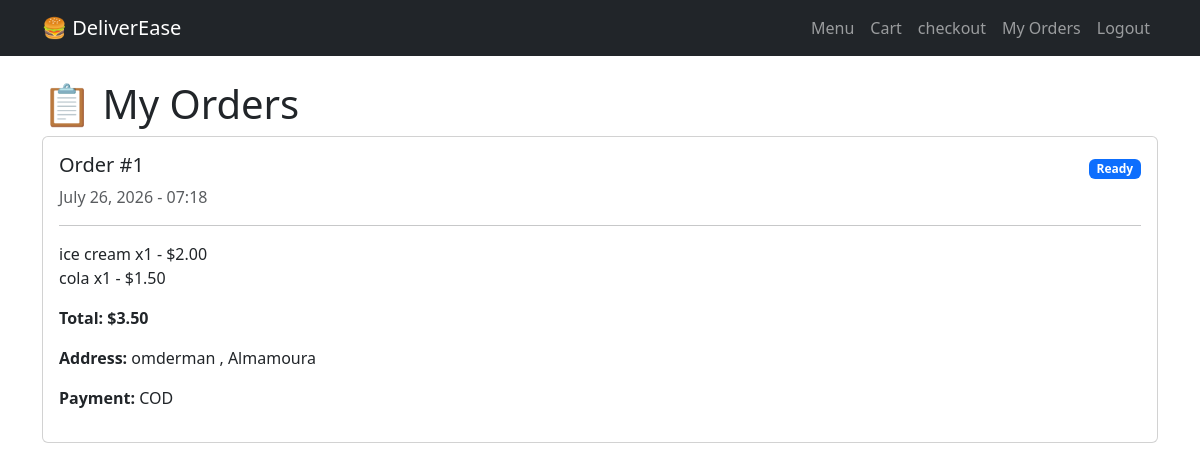
/track/ (signed in), run on the app's committed database.
### DeliverEase/models.py (models this page shows, shortened)
class Order(models.Model):
     STATUS_CHOICES=[
       ('pending','Pending'),
       ('preparing','Preparing'),
       ('ready','Ready'),
       ('out_for_delivered','out for delivered'),
       ('delivered','Delivered'),
       ('canclelled','Cancelled')]
     customer=models.ForeignKey(User, on_delete=models.CASCADE,related_name='orders')
     delivery_address=models.TextField()
     total_price=models.DecimalField(max_digits=8,decimal_places=2,default=0)
     status=models.CharField(max_length=20,choices=STATUS_CHOICES,default='pending')
     created_at=models.DateTimeField(auto_now_add=True)

class OrderItem(models.Model):
     order=models.ForeignKey(Order,on_delete=models.CASCADE,related_name='items')
     menu_item=models.ForeignKey(MenuItem,on_delete=models.CASCADE)
     quantity=models.IntegerField(default=1)
     item_price=models.DecimalField(max_digits=6,decimal_places=2)

class MenuItem(models.Model):
    category=models.ForeignKey(Category,on_delete=models.CASCADE,related_name='items')
    name=models.CharField(max_length=200)
    description=models.TextField(blank=True)
    price=models.DecimalField(max_digits=6,decimal_places=2)
    image=models.ImageField(upload_to='menu_images/',blank=True,null=True)
    available=models.BooleanField(default=True)

class Payment(models.Model):
     METHOD_CHOICES=[
       ('cod','Cash on Delivery'),
       ('online','Online Payment'),]
     order=models.OneToOneField(Order, on_delete=models.CASCADE,related_name='payment')
     method=models.CharField(max_length=20,choices=METHOD_CHOICES)
     is_paid=models.BooleanField(default=False)
     receipt=models.ImageField(upload_to='receipts/',blank=True,null=True)
     paid_at=models.DateTimeField(auto_now_add=True)

### DeliverEase/views.py (the view)
# urls.py: path('track/' , views.order_tracking_view,name='order_tracking'),
@login_required
def order_tracking_view(request):
    if request.user.role != 'customer':
        return redirect('login')
    orders = Order.objects.filter(customer=request.user).order_by('-created_at')
    return render(request,'order_tracking.html',{'orders':orders})

### templates/order_tracking.html (shortened to what this page needs)
{% extends 'base.html' %}
{% block content %}
<h1>📋 My Orders</h1>
{% if orders %}
    {% for order in orders %}
    <div class="card mb-3">
        <div class="card-body">
            <div class="d-flex justify-content-between align-items-center">
                <h5>Order #{{ order.id }}</h5>
                <span class="badge
                    {% if order.status == 'pending' %}bg-warning text-dark
                    {% elif order.status == 'preparing' %}bg-info text-dark
                    {% elif order.status == 'ready' %}bg-primary
                    {% elif order.status == 'out_for_delivery' %}bg-secondary
                    {% elif order.status == 'delivered' %}bg-success
                    {% else %}bg-danger{% endif %}">
                    {{ order.get_status_display }}
                </span>
            </div>
            <p class="text-muted">{{ order.created_at|date:"F j, Y - H:i" }}</p>
            <hr>
            <ul class="list-unstyled">
                {% for item in order.items.all %}
                <li>{{ item.menu_item.name }} x{{ item.quantity }} - ${{ item.item_price|floatformat:2 }}</li>
                {% endfor %}
            </ul>
            <p class="fw-bold">Total: ${{ order.total_price|floatformat:2 }}</p>
            <p><strong>Address:</strong> {{ order.delivery_address }}</p>
            <p><strong>Payment:</strong> {{ order.payment.method|upper }}</p>
        </div>
    </div>
    {% endfor %}
{% else %}
    <p class="text-muted">You haven't placed any orders yet.</p>
    <a href="{% url 'menu' %}" class="btn btn-primary">Browse Menu</a>
{% endif %}
{% endblock %}

### data on the page
Order: id "1", status "Ready", created_at "July 26, 2026 - 07:18", total_price "3.50", delivery_address "omderman , Almamoura", payment.method "COD"
OrderItem: menu_item.name "ice cream", quantity "1", item_price "2.00"
OrderItem: menu_item.name "cola", quantity "1", item_price "1.50"
